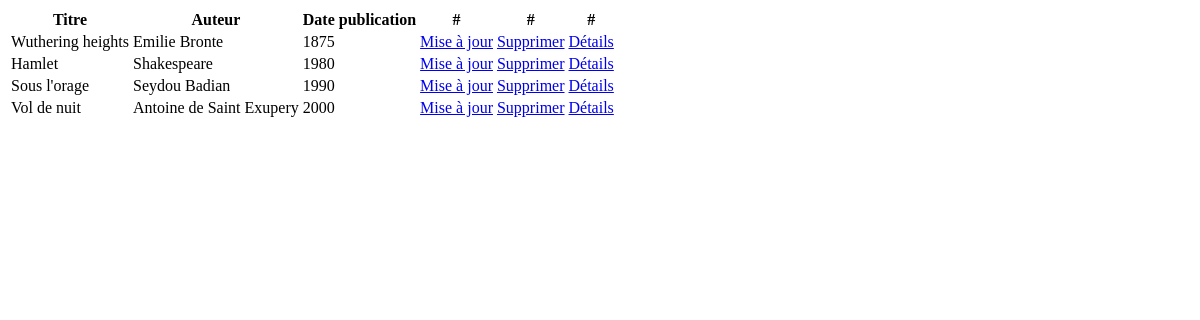
Before: /bibliotheque/livre/liste with the older database file.
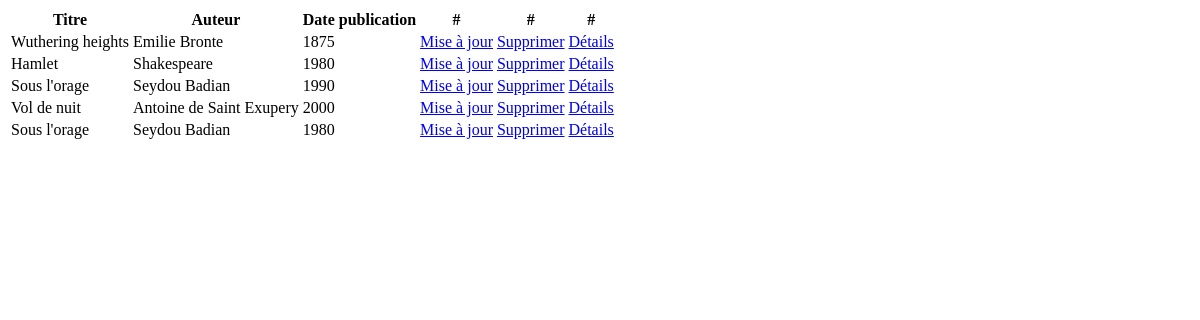
After: the same page with the newer database file.
### bibliotheque/models.py (models this page shows)
class Book(models.Model):
    title = models.CharField(max_length=100)
    author = models.CharField(max_length=100)
    published_year = models.IntegerField()

### bibliotheque/views.py (the view)
# urls.py: path('livre/liste', display_books, name="affichage-livres"), # association (url -> view) appeler à chaque fois la méthode as_view() des vues basées sur des classes
def display_books(request):
    books = Book.objects.all()
    context = {"livres": books}
    return render(request, "bibliotheque/liste_livres.html", context)

### bibliotheque/templates/bibliotheque/liste_livres.html (shortened to what this page needs)
<!DOCTYPE html>
<html lang="en">
<head>
</head>
<body>
    <table>
        <tr>
            <th>Titre</th>
            <th>Auteur</th>
            <th>Date publication</th>
            <th>#</th>
            <th>#</th>
            <th>#</th>
        </tr>
    {% for livre in livres %}
        <tr>
            <td>{{ livre.title }}</td>
            <td>{{ livre.author }}</td>
            <td>{{ livre.published_year }}</td>
            <td><a href="{% url 'update-livre' livre.id %}">Mise à jour</a></td>
            <td><a href="#">Supprimer</a></td>
            <td><a href="#">Détails</a></td>
        </tr>
    {% endfor %}
    </table>
</body>
</html>

Changed rows visible on the page:
added Book: title "Sous l'orage", author "Seydou Badian", published_year "1980"
